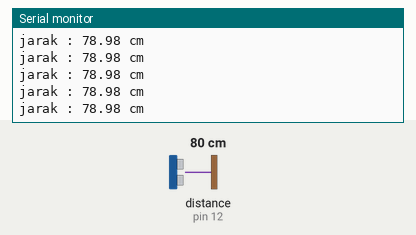
Simulated run of this sketch. Board: Arduino Uno, built with avr-gcc and run on an emulated ATmega328P. On the bench: the last lines printed to the serial monitor. Wiring (inferred from the names in the program): ultrasonic range finder: trigger pin 13; echo pin 12. The test bench sets the inputs (shaded band); at power-on: distance to the obstacle (sensor on pin 12) 80 cm. The echo pulse lasts 58.3 µs per cm.

Above: at 1.2 s.
1.3 s: distance to the obstacle (sensor on pin 12) set to 120 cm
At 2.3 s:
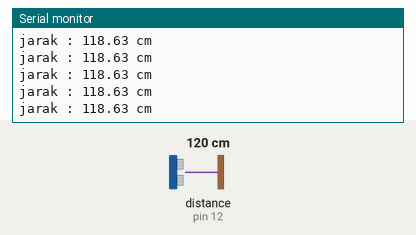
4.3 s: distance to the obstacle (sensor on pin 12) set to 2 cm
At 5.2 s:
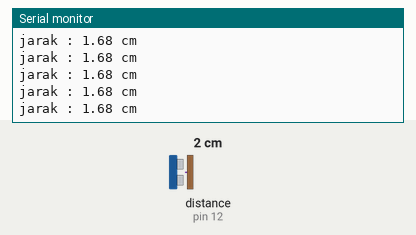
10.3 s: distance to the obstacle (sensor on pin 12) set to 250 cm
At 11.2 s:
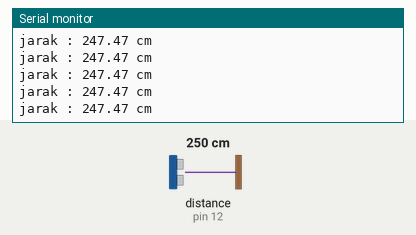
Timing chart, 0 to 13.3 s (numbered marks = the images above; inputs shaded):
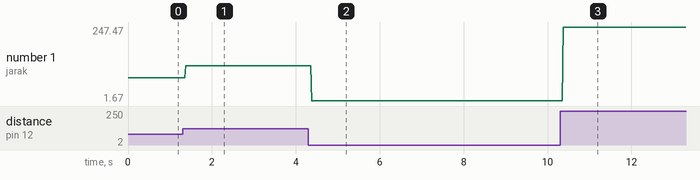

The sketch:

jarak.ino
```cpp
#define triggerPin 13
#define echoPin 12

long duration;
float jarak;

void setup()
{
  Serial.begin(9600);
  pinMode(triggerPin, OUTPUT);
  pinMode(echoPin, INPUT);
}

void loop()
{
  digitalWrite(triggerPin, LOW);   //Set triggerPin low
  delayMicroseconds(2);       // delay 2 micro second

  digitalWrite(triggerPin, HIGH);  // Set triggerPin high
  delayMicroseconds(10);      // triggerPin high selama 10 micro seconds
  digitalWrite(triggerPin, LOW);   // triggerPinPin low

  duration = pulseIn(echoPin, HIGH);   //Pembacaan Echo pin dan durasi
  jarak = duration * 0.034 / 2;   ///Menghitung jarak yg sebenarnya

  Serial.print("jarak : ");
  Serial.print(jarak);
  Serial.println(" cm");


}
```

Measured:
- after the input at 1.3 s, the serial monitor: prints a new line after 0.07 s (image 1)
- after the input at 4.3 s, the serial monitor: prints a new line after 0.08 s (image 2)
- after the input at 10.3 s, the serial monitor: prints a new line after 0.07 s (image 3)
- plotted number 1: 78.98 → 118.63 after the input at 1.3 s, 118.63 → 1.68 after the input at 4.3 s, 1.68 → 247.47 after the input at 10.3 s
